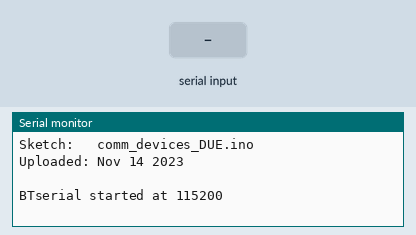
A sketch run on a simulated Arduino Mega 2560, built with avr-gcc and run on an emulated ATmega2560. Parts: the last lines printed to the serial monitor. The inputs (shaded band) are chosen by the test bench.

Above: at 1.2 s.
1.3 s: "1\n" received over Serial
At 2.4 s:
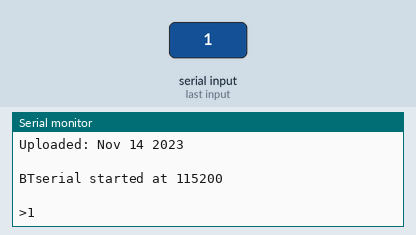
2.8 s: "1\n" received over the second serial link
At 3.5 s:
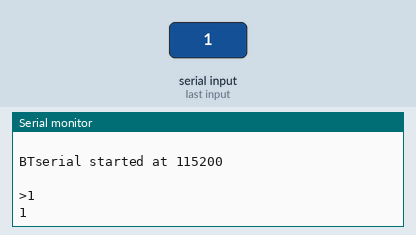
4.3 s: byte 10 (10) received over Serial
At 4.7 s:
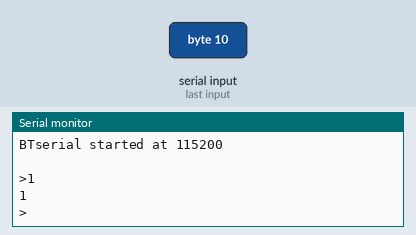
5.8 s: "0\n" received over Serial
At 7.0 s:
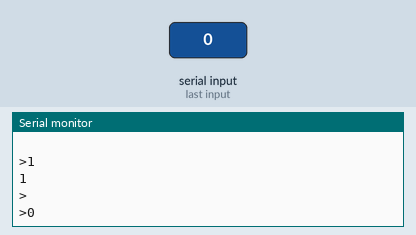
7.3 s: "0\n" received over the second serial link
At 8.2 s:
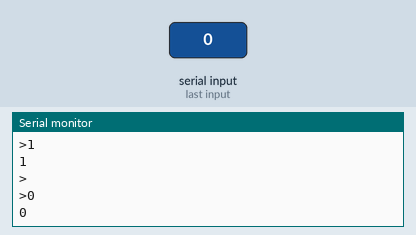

Measured:
- after the input at 1.3 s, the serial monitor: prints a new line at once (image 1)
- after the input at 2.8 s, the serial monitor: prints a new line at once (image 2)
- after the input at 4.3 s, the serial monitor: prints a new line at once (image 3)
- after the input at 5.8 s, the serial monitor: prints a new line at once (image 4)
- after the input at 7.3 s, the serial monitor: prints a new line at once (image 5)

The sketch:

comm_devices_DUE.ino
```cpp
const long baudRate = 115200; // AT Mode baudrate
// bluetooth = 38400 (cannot be changed)
// esp8266-01 = 115200 (defalt, can be changed)
char c=' ';
boolean NL = true;

void setup()
{
    Serial.begin(9600);
    Serial.print("Sketch:   ");   Serial.println(__FILE__);
    Serial.print("Uploaded: ");   Serial.println(__DATE__);
    Serial.println(" ");

    Serial1.begin(baudRate);
    Serial.print("BTserial started at "); Serial.println(baudRate);
    Serial.println(" ");
}

void loop()
{
    // Read from the Bluetooth module and send to the Arduino Serial Monitor
    if (Serial1.available())
    {
        c = Serial1.read();
        Serial.write(c);
    }

    // Read from the Serial Monitor and send to the Bluetooth module
    if (Serial.available())
    {
        c = Serial.read();
        Serial1.write(c);

        // Echo the user input to the main window. The ">" character indicates the user entered text.
        if (NL) { Serial.print(">");  NL = false; }
        Serial.write(c);
        if (c==10) { NL = true; }
    }
}
```
